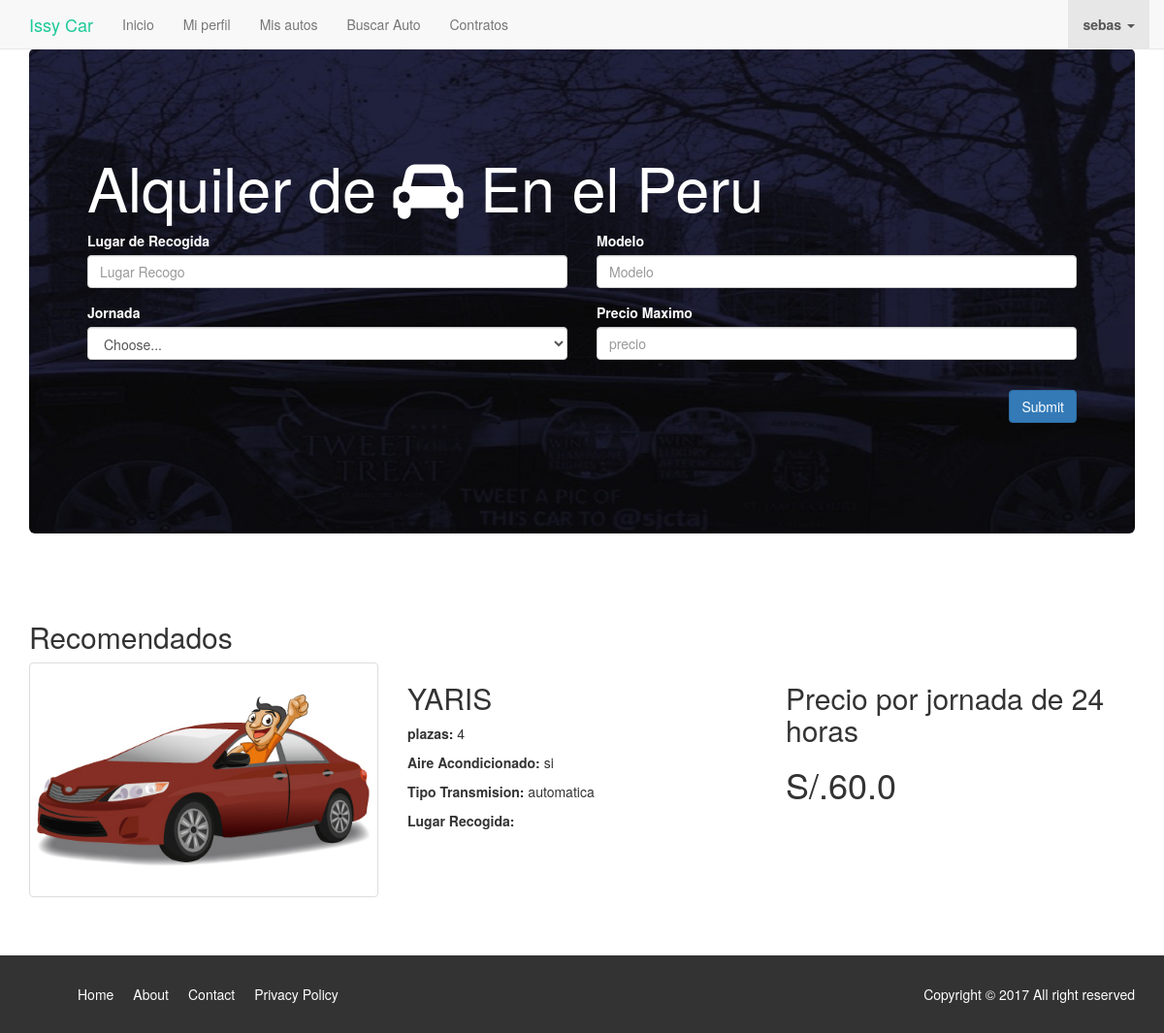
Before: /conductor/buscar_autos/ (signed in) with the older database file.
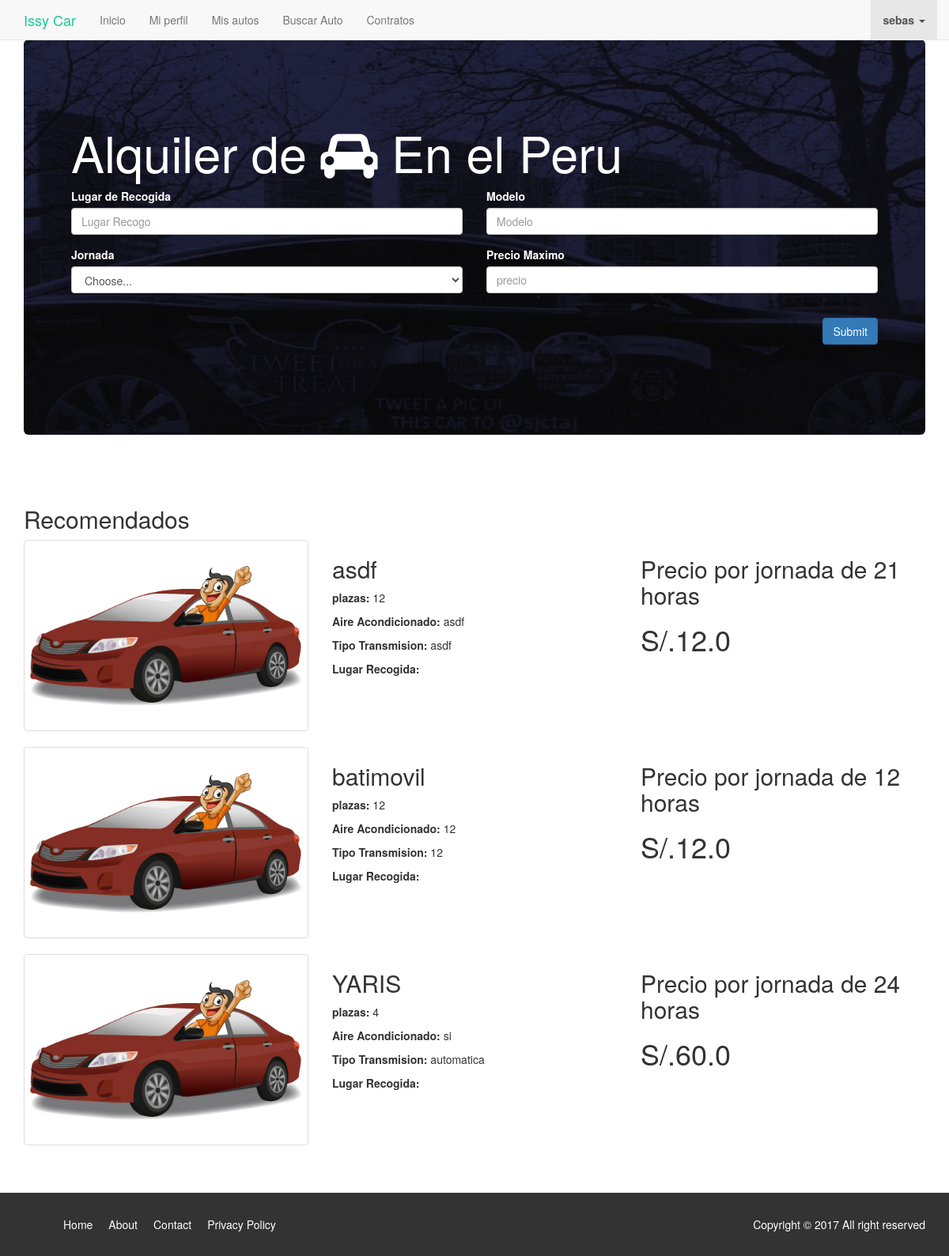
After: the same page with the newer database file.
### auto/models.py (models this page shows, shortened)
class Auto(models.Model):
	user = models.ForeignKey("auth.User",null=True)
	modelo= models.CharField(max_length=264)
	plazas= models.CharField(max_length=264)
	aire_acondicionado= models.CharField(max_length=264)
	tipo_transmision= models.CharField(max_length=264)
	lugar_recogida= models.CharField(max_length=264)
	precio= models.FloatField()
	jornada= models.IntegerField()
	is_alquiled= models.BooleanField(default=False)
	def __str__(self):
		return self.modelo

### conductor/views.py (the view)
@login_required
def alquilar_auto_lista(request):
	Webpage_list = Auto.objects.exclude(user=request.user).filter(is_alquiled=False).order_by('precio')
	date_dict ={'access_records':Webpage_list,'query_ok':"True"}
	print (Webpage_list)
	return render(request,'conductor/alquilar_auto.html',context=date_dict)

### conductor/templates/conductor/alquilar_auto.html (shortened to what this page needs)
{% extends "../base.html"%}
{% load staticfiles %}
{% block content %}
<div class="container">
	<div class="jumbotron">
		<h1>Alquiler de <i class="fa fa-car" aria-hidden="true"></i>
		En el Peru</h1>
		<form method="post" action ="{% url 'conductor:buscar_autos' %}" >
			<div class="row">
				<div class="col-md-6">
					<div class="row">
						<div class="form-group col-md-12">
							<label for="IdLugarRecogo">Lugar de Recogida</label>
							<input type="text" class="form-control" id="IdLugarRecogo" name="lugarRecogo" placeholder="Lugar Recogo">
						</div>
						<div class="form-group col-md-12">
							<label for="IdJornada">Jornada</label>
							<select class="form-control" name="jornada">
								<option selected>Choose...</option>
							</select>
						</div>
					</div>
				</div>
				<div class="col-md-6">
					<div class="row">
						<div class="form-group col-md-12">
							<label for="IdModelo">Modelo</label>
							<input type="text" class="form-control" id="IdModelo" name="modelo" placeholder="Modelo">
						</div>
						<div class="form-group col-md-12">
							<label for="IdPrecio">Precio Maximo</label>
							<input type="number" class="form-control" id="IdPrecio" name="precio" placeholder="precio" pattern="^\d+(?:\.\d{1,2})?$" step="0.01" >
						</div>
						<div class="form-group col-md-12">
						</div>
					</div>
				</div>
			</div>
			<div class=row>
				<div class="col-md-12">
					<button type="submit" class="btn btn-primary pull-right">Submit</button>
				</div>
			</div>
		</form>
	</div>
	{% if access_records %}
	<section>
		<h2>Recomendados</h2>
		{% for acc in access_records %}
		{% include "auto/_auto.html"%}
		{% endfor %}
	</section>
	{% endif %}
</div>
{% endblock%}

### auto/templates/auto/_auto.html
{% load staticfiles %}
<div class="row">
			<div class="col-md-4">
				<a href="{% url 'conductor:info_auto_detalle' pk=acc.pk%}"><img src="{% static 'img/car.jpg' %}" class="img-thumbnail"></a>
			</div>
			<div class="col-md-4">
				<h2>{{acc.modelo}}</h2>
				<p><strong>plazas: </strong>{{acc.plazas}}</p>
				<p><strong>Aire Acondicionado: </strong>{{acc.aire_acondicionado}}</p>
				<p><strong>Tipo Transmision: </strong>{{acc.tipo_transmision}}</p>
				<p><strong>Lugar Recogida: </strong>{{acc.lugar_recodiga}}</p>
			</div>
			<div class="col-md-4">
				<h2> Precio por jornada de {{acc.jornada}} horas</h2>
				<h1>S/.{{acc.precio}}</h1>
			</div>
	</div>

Changed rows visible on the page:
added Auto: modelo "asdf", plazas "12", aire_acondicionado "asdf", tipo_transmision "asdf", jornada "21", precio "12.0"
added Auto: modelo "batimovil", plazas "12", aire_acondicionado "12", tipo_transmision "12", jornada "12", precio "12.0"
